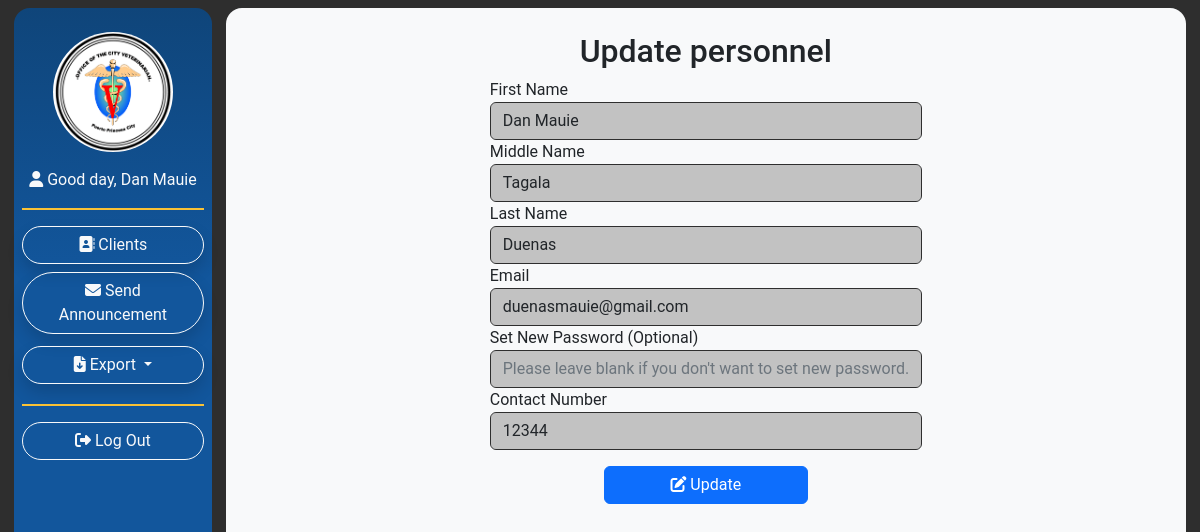
The app's page /Update-User-Form-Personnel.php?userID=2&type=personnel (signed in) with its own data.
### tables this page shows
CREATE TABLE `user` (
  `userID` int(11) NOT NULL AUTO_INCREMENT,
  `type` varchar(9) NOT NULL,
  `fName` varchar(45) NOT NULL,
  `mName` varchar(45) DEFAULT NULL,
  `lName` varchar(45) NOT NULL,
  `email` varchar(50) NOT NULL,
  `password` longtext NOT NULL,
  `cNumber` varchar(45) DEFAULT NULL,
  PRIMARY KEY (`userID`)
);

### Update-User-Form-Personnel.php (the view, shortened to what this page needs)
<?php require('./functions/config/db.php'); ?>
<?php include('./functions/checksession-personel.php') ?>
<?php
    $userID = $_GET['userID'];
    $type = $_GET['type'];
    if(empty($userID) && empty($type)){
        $alertmessage = urlencode("Invalid link! Logging out...");
        header('Location: functions/logout.php?alertmessage'.$alertmessage);
        exit();
    }
    else{
        $userID=mysqli_real_escape_string($conn,$userID);
        $type=mysqli_real_escape_string($conn,$type);
        $query="SELECT * FROM user WHERE userID=? AND type=? LIMIT 1";
        $stmt = mysqli_stmt_init($conn);
        if(!mysqli_stmt_prepare($stmt, $query)){
            $alertmessage = urlencode("SQL error!");
            header('Location: View-Users.php?alertmessage='.$alertmessage.'&userID='.$userID.'&type='.$type);
            exit();
        }
        else{
            mysqli_stmt_bind_param($stmt, "is", $userID, $type);
            mysqli_stmt_execute($stmt);
            $result = mysqli_stmt_get_result($stmt);
            if(mysqli_num_rows($result)==1){
                foreach ($result as $data):
                    $type = $data['type'];
                    $fName = $data['fName'];
                    $mName = $data['mName'];
                    $lName = $data['lName'];
                    $email = $data['email'];
                    $cNumber = $data['cNumber'];
                endforeach;
            }
            else{
                $alertmessage = urlencode("User does not exist! ");
                header('Location: View-Users.php?alertmessage='.$alertmessage.'&type='.$type);
                exit();
            }
        }
    }
?>
<!DOCTYPE html>
<html lang="en">
<head>
    <?php require('./inc/links.php'); ?>
</head>
<body>
    <div class="container-fluid m-0 p-0">
        <div class="wrapper d-flex m-2">
            <?php require('./inc/sidenav.php'); ?>
            <div class="content container bg-light rounded-4 min-vh-100 px-0" style="max-width: 80vw;">
                <div class="containter-fluid d-flex justify-content-center align-items-center">
                    <form method="POST" action="functions/update-user-personnel.php" class="container-fluid p-4 w-50 h-auto">
                        <div class="container text-center">
                            <h2>Update <?php echo $type; ?></h2>
                        </div>
                        <div class="form-group">
                            <label class="form-label m-0" for="fName">First Name</label>
                            <input class="form-control m-0 inputbox" type="text" id="fName" name="fName" maxlength="45" placeholder="Enter first name..." value="<?php echo $fName; ?>" required>
                        </div>
                        <div class="form-group">
                            <label class="form-label m-0" for="mName">Middle Name</label>
                            <input class="form-control m-0 inputbox" type="text" id="mName" name="mName" maxlength="45" placeholder="Enter middle name..." value="<?php echo $mName; ?>">
                        </div>
                        <div class="form-group">
                            <label class="form-label m-0" for="lName">Last Name</label>
                            <input class="form-control m-0 inputbox" type="text" id="lName" name="lName" maxlength="45" placeholder="Enter last name..." value="<?php echo $lName; ?>" required>
                        </div>
                        <div class="form-group">
                            <label class="form-label m-0" for="email">Email</label>
                            <input class="form-control m-0 inputbox" type="email" id="email" name="email" maxlength="45" placeholder="Enter email..." value="<?php echo $email; ?>" required>
                        </div>
                        <div class="form-group">
                            <label class="form-label m-0" for="password">Set New Password (Optional)</label>
                            <input class="form-control m-0 inputbox" type="password" id="password" name="password" placeholder="Please leave blank if you don't want to set new password..">
                        </div>
                        <div class="form-group">
                            <label class="form-label m-0" for="cNumber">Contact Number</label>
                            <input class="form-control m-0 inputbox" type="text" id="cNumber" name="cNumber" maxlength="50" placeholder="Enter contact number..." value="<?php echo $cNumber; ?>">
                        </div>
                        <div class="form-group pt-3 container-fluid text-center">
                            <button class="btn btn-primary w-50" type="submit" id="update-user" name="update-user"><i class="fa-solid fa-pen-to-square"></i> Update</button>
                        </div>
                    </form>
                </div>
            </div>
        </div>
    </div>
</body>
</html>

### inc/style/style.css (style rules this page uses)
* { box-sizing: border-box; padding: 0; margin: 0; font-family: 'Roboto', sans-serif; font-weight: 400; font-size: medium; }
body { background-color: #2E2E2E; padding: 0; }
.inputbox { background-color: #C2C2C2; border: 1px #2E2E2E solid ; }

### records on screen
user: type "personnel", fName "Dan Mauie", mName "Tagala", lName "Duenas", email "duenasmauie@gmail.com", cNumber "12344"

### other values on screen
$_SESSION['fName'] "Dan Mauie"
